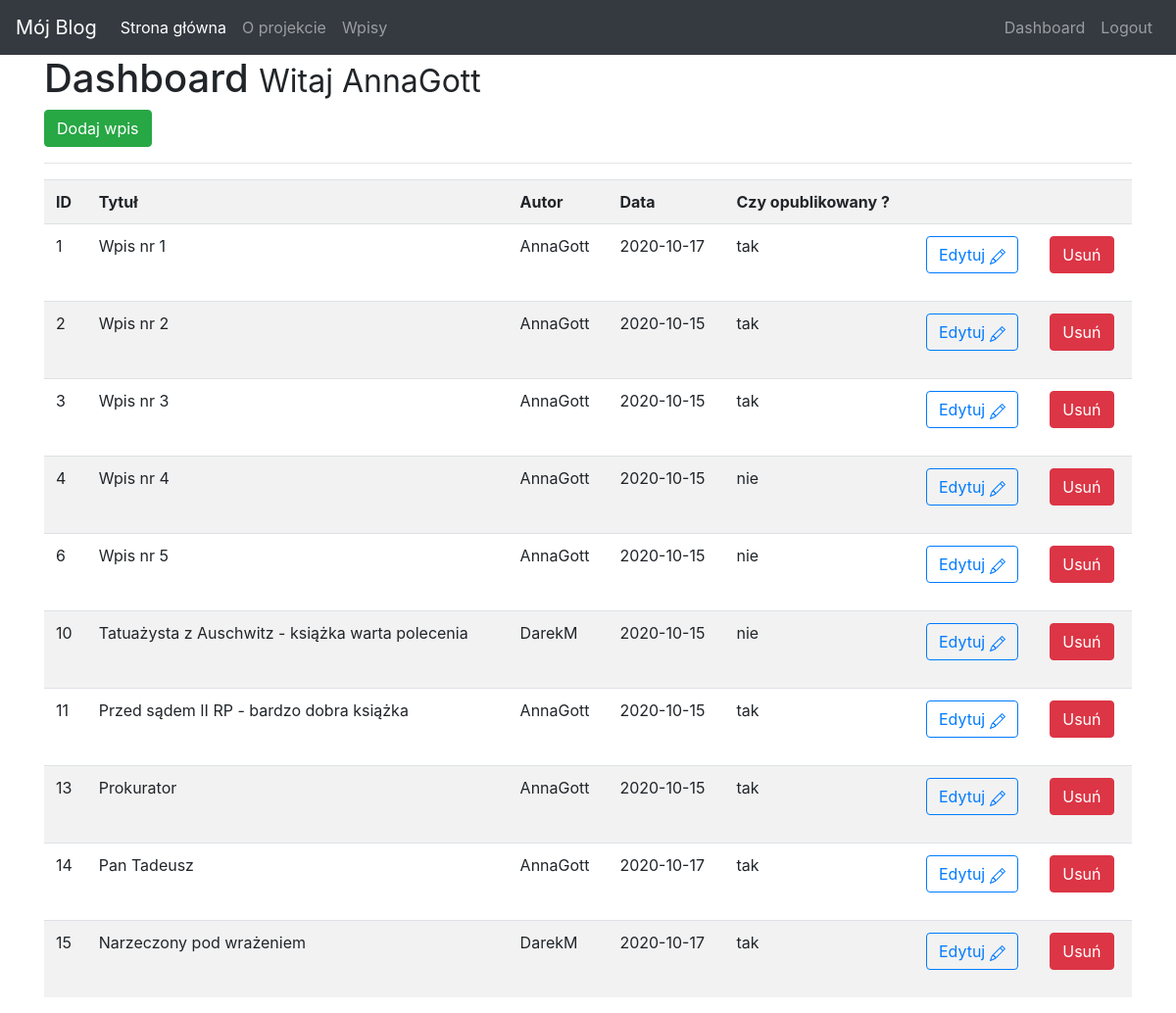
The page /dashboard (signed in) on the database its author committed.
### app.py (models this page shows)
class Items(db.Model):
    __tablename__ = 'items'
    id = db.Column(db.Integer, primary_key=True)
    title = db.Column(db.Text)
    body = db.Column(db.String(500), index=True, unique=False)
    author= db.Column(db.String(100), index=True, unique=True)
    create_date = db.Column(db.String(128))
    publish= db.Column(db.String(2), unique=False)

### app.py (the view)
@app.route('/dashboard')
def dashboard():
    if session['logged_in']==True:
        result=True
        if result:
           articles = Items.query.all()
           return render_template('dashboard.html', articles=articles)
        else:
            message='Nie znaleziono artykułu'
            return render_template('dashboard.html', msg=message)
    else:
        flash('Brak autoryzacji, proszę się zalogować', 'danger')
        return redirect(url_for('login'))

### templates/dashboard.html (shortened to what this page needs)
{% extends 'layout.html' %}
{% block body %}
<h1> Dashboard <small> Witaj {{ session.username}} </small></h1>
<a class="btn btn-success" href="/add_article"> Dodaj wpis</a>
<hr>
<table class="table table-striped">
    <tr>
        <th> ID</th>
        <th> Tytuł</th>
        <th> Autor</th>
        <th> Data</th>
        <th> Czy opublikowany ?</th>
        <th></th>
        <th></th>
    </tr>
    {% for article in articles %}
     <tr>
        <td>{{article.id}}</td>
        <td>{{article.title}}</td>
        <td>{{article.author}}</td>
        <td>{{article.create_date}}</td>
         {% if article.publish==1 %}
         <td> tak</td>
         {% else %}
           <td> nie</td>
         {% endif %}
        <td>
            <a href="edit_article/{{article.id}}" class="btn btn-outline-primary pull-right"> Edytuj
        </a>
            </td>
        <td>
        <form action="{{url_for('delete_article',id=article.id)}}"  method="POST">
            <input type="submit" value="Usuń" class="btn btn-danger">
        </form>
        </td>
     </tr>
     {% endfor %}
</table>
{%endblock%}

### rows shown on the page
Items: id "1", title "Wpis nr 1", author "AnnaGott", create_date "2020-10-17", publish "tak"
Items: id "2", title "Wpis nr 2", author "AnnaGott", create_date "2020-10-15", publish "tak"
Items: id "3", title "Wpis nr 3", author "AnnaGott", create_date "2020-10-15", publish "tak"
Items: id "4", title "Wpis nr 4", author "AnnaGott", create_date "2020-10-15", publish "nie"
Items: id "6", title "Wpis nr 5", author "AnnaGott", create_date "2020-10-15", publish "nie"
Items: id "10", title "Tatuażysta z Auschwitz - książka warta polecenia", author "DarekM", create_date "2020-10-15", publish "nie"
Items: id "11", title "Przed sądem II RP - bardzo dobra książka", author "AnnaGott", create_date "2020-10-15", publish "tak"
Items: id "13", title "Prokurator", author "AnnaGott", create_date "2020-10-15", publish "tak"
Items: id "14", title "Pan Tadeusz", author "AnnaGott", create_date "2020-10-17", publish "tak"
Items: id "15", title "Narzeczony pod wrażeniem", author "DarekM", create_date "2020-10-17", publish "tak"

### other values the page prints
{{ session.username }} "AnnaGott"
